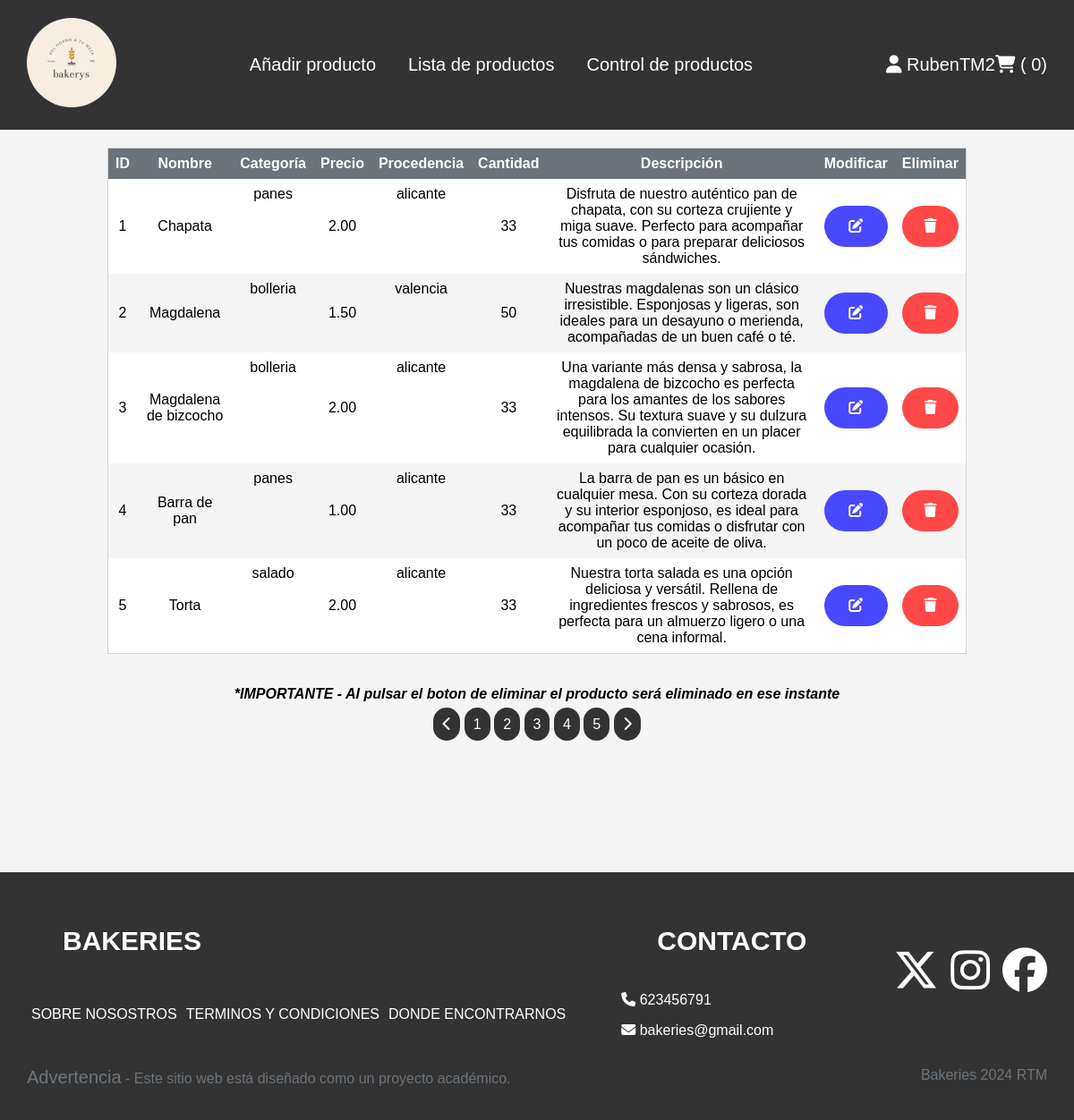
Screenshot of /fuentes/listado_modif.php (signed in) with the database file from the repository.
### tables this page shows
CREATE TABLE `productos` (
  `id_producto` int(11) NOT NULL,
  `nombre_producto` varchar(255) NOT NULL,
  `precio` decimal(3,2) NOT NULL,
  `procedencia` varchar(15) NOT NULL,
  `categoria` varchar(15) NOT NULL,
  `cantidad` int(3) NOT NULL,
  `descripcion` text NOT NULL,
  `imagen_producto` varchar(255) NOT NULL
);

### fuentes/assets/funciones.php (called while the page is built, shortened)
<?php
function conexion()
{
    $conexion = new mysqli('44.219.88.100', 'bakeries', '123', 'bakeries');
    return $conexion;
}
?>

### fuentes/listado_modif.php (the view, shortened to what this page needs)
<?php
include('assets/funciones.php');
include('assets/cabecera.php');
$numProductosPorPagina = 5;
if (isset($_GET['pagina'])) {
    $pagina = $_GET['pagina'];
} else {
    $pagina = 1;
}
$limiteInicial = ($pagina - 1) * $numProductosPorPagina;
$consultaLimite = conexion()->query("SELECT * FROM productos LIMIT $limiteInicial, $numProductosPorPagina");
?>
<main>
    <table>
        <tr>
            <th>ID</th>
            <th>Nombre</th>
            <th class="col-categoria">Categoría</th>
            <th>Precio</th>
            <th class="col-procedencia">Procedencia</th>
            <th>Cantidad</th>
            <th class="col-descripcion">Descripción</th>
            <th>Modificar</th>
            <th>Eliminar</th>
        </tr>
        <?php
        while ($producto = $consultaLimite->fetch_assoc()) {
            ?>
            <tr>
                <td><?php echo $producto['id_producto']; ?></td>
                <td><?php echo $producto['nombre_producto']; ?></td>
                <td class="col-categoria"><?php echo $producto['categoria']; ?></td>
                <td><?php echo $producto['precio']; ?></td>
                <td class="col-procedencia"><?php echo $producto['procedencia']; ?></td>
                <td><?php echo $producto['cantidad']; ?></td>
                <td class="col-descripcion"><?php echo $producto['descripcion']; ?></td>
                <td>
                    <form action="" method="post">
                        <button type="submit" name="modificar" id="modificar" class="modificar">
                            <i class="fa-solid fa-pen-to-square"></i>
                        </button>
                    </form>
                </td>
                <td>
                    <form action="" method="post">
                        <button type="submit" name="eliminar" id="eliminar" class="eliminar">
                            <i class="fa-solid fa-trash"></i>
                        </button>
                    </form>
                </td>
            </tr>
            <?php
        }
        ?>
    </table>
    <p><b><i>*IMPORTANTE - Al pulsar el boton de eliminar el producto será eliminado en ese instante</i></b></p>
    <?php
    $consultaSimple = conexion()->query('SELECT * FROM productos');
    $numProductosTotales = mysqli_num_rows($consultaSimple);
    $numPaginasTotales = ceil($numProductosTotales / $numProductosPorPagina);
    ?>
    <div class="paginas">
        <a href="listado_modif.php?pagina=1"><i class="fa-solid fa-chevron-left"></i></a>
        <?php
        for ($i = 1; $i <= $numPaginasTotales; $i++) {
            ?>
            <a href="<?php echo 'listado_modif.php?pagina=' . $i; ?>"><?php echo $i ?></a>
            <?php
        }
        ?>
        <a href="<?php echo 'listado_modif.php?pagina=' . $numPaginasTotales; ?>"><i
                class="fa-solid fa-chevron-right"></i></a>
    </div>
</main>
<?php
include('assets/pie.php');
?>

### fuentes/assets/fancybox/fancybox.css (style rules this page uses)
:root { --f-spinner-width: 36px;--f-spinner-height: 36px;--f-spinner-color-1: rgba(0, 0, 0, 0.1);--f-spinner-color-2: rgba(17, 24, 28, 0.8);--f-spinner-stroke: 2.75 }
:root { --f-button-width: 40px;--f-button-height: 40px;--f-button-border: 0;--f-button-border-radius: 0;--f-button-color: #374151;--f-button-bg: #f8f8f8;--f-button-hover-bg: #e0e0e0;--f-button-active-bg: #d0d0d0;--f-button-shadow: none;--f-button-transition: all 0.15s ease;--f-button-transform: none;--f-button-svg-width: 20px;--f-button-svg-height: 20px;--f-button-svg-stroke-width: 1.5;--f-button-svg-fill: none;--f-button-svg-filter: none;--f-button-svg-disabled-opacity: 0.65 }

### fuentes/assets/css/main.css (style rules this page uses)
* { font-family: Arial, Helvetica, sans-serif; text-decoration: none; }
body { margin: 0; background-color: #f5f5f5; }
main { min-height: 100vh; margin-bottom: 0px; background-color: #f5f5f5; display: flex; flex-direction: column; align-items: center; }
.paginas>a { border-radius: 50px; background-color: #333; color: #ffffff; padding: 10px; margin-bottom: 20px; }

### fuentes/assets/css/form.css (style rules this page uses)
button { width: 100%; background-color: #000; color: white; padding: 14px 20px; margin: 8px 0; border: none; border-radius: 4px; cursor: pointer; font-size: 20px; }

### fuentes/assets/css/table.css (style rules this page uses)
table { border-collapse: collapse; border-spacing: 0; width: 20%; margin: 20px; border: 1px solid #d3d3d3; }
th { color: #ffffff; background-color: #6c737a; }
th, td { text-align: center; padding: 8px; }
tr:nth-child(even) { background-color: #ffffff }
.col-categoria { display: none; }
.col-procedencia { display: none; }
.col-descripcion { display: none; }
.modificar { border: none; font-size: medium; background-color: #4848ff; color: #ffffff; border-radius: 50px; }
.eliminar { border: none; font-size: medium; background-color: #ff4848; border-radius: 50px; }
.fa-trash { color: #ffffff; }
@media only screen and (min-width:1024px) { table { width: 80%; } }
@media only screen and (min-width:1024px) { .col-categoria { display: block; } }
@media only screen and (min-width:1024px) { .col-procedencia { display: block; } }
@media only screen and (min-width:1024px) { .col-descripcion { display: block; } }

### rows the page displays
productos: id_producto "1", nombre_producto "Chapata", categoria "panes", precio "2.00", procedencia "alicante", cantidad "33", descripcion "Disfruta de nuestro auténtico pan de chapata, con su corteza crujiente y miga suave. Perfecto para acompañar tus comidas o para preparar deliciosos sándwiches."
productos: id_producto "2", nombre_producto "Magdalena", categoria "bolleria", precio "1.50", procedencia "valencia", cantidad "50", descripcion "Nuestras magdalenas son un clásico irresistible. Esponjosas y ligeras, son ideales para un desayuno o merienda, acompañadas de un buen café o té."
productos: id_producto "3", nombre_producto "Magdalena de bizcocho", categoria "bolleria", precio "2.00", procedencia "alicante", cantidad "33", descripcion "Una variante más densa y sabrosa, la magdalena de bizcocho es perfecta para los amantes de los sabores intensos. Su textura suave y su dulzura equilibrada la convierten en un placer para cualquier ocasión."
productos: id_producto "4", nombre_producto "Barra de pan", categoria "panes", precio "1.00", procedencia "alicante", cantidad "33", descripcion "La barra de pan es un básico en cualquier mesa. Con su corteza dorada y su interior esponjoso, es ideal para acompañar tus comidas o disfrutar con un poco de aceite de oliva."
productos: id_producto "5", nombre_producto "Torta", categoria "salado", precio "2.00", procedencia "alicante", cantidad "33", descripcion "Nuestra torta salada es una opción deliciosa y versátil. Rellena de ingredientes frescos y sabrosos, es perfecta para un almuerzo ligero o una cena informal."

### other values shown
$_SESSION['nom_usu'] "RubenTM2"
